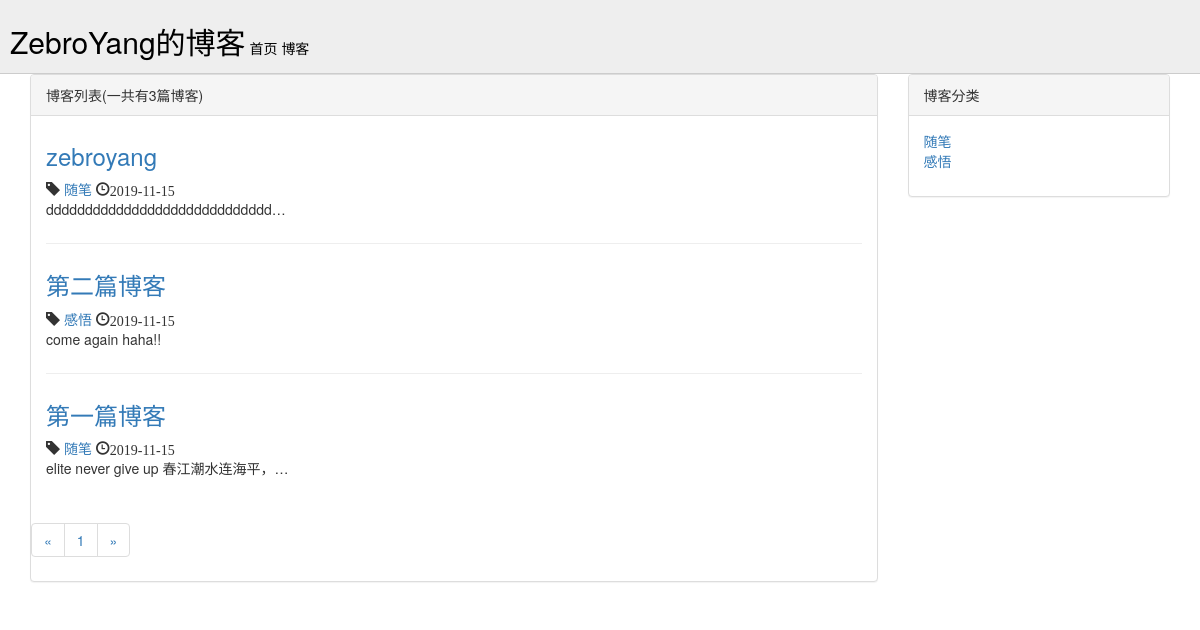
/blog/, run on an earlier commit of the app's database.
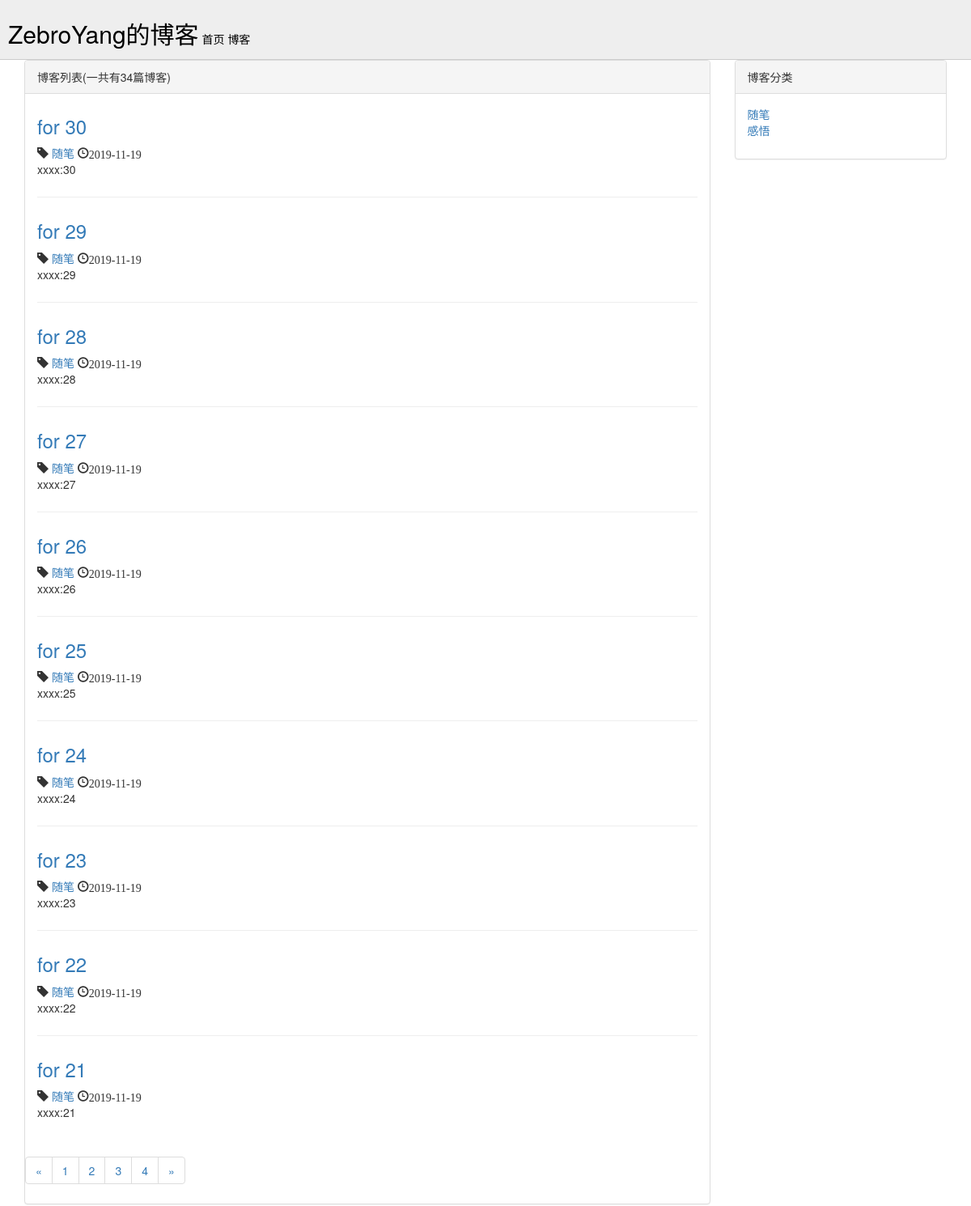
And on a later commit of the database.
### blog/models.py (models this page shows, shortened)
class Blog(models.Model):
    title=models.CharField(max_length=50)
    blog_type=models.ForeignKey(BlogType,on_delete=models.DO_NOTHING)
    content=models.TextField()
    author=models.ForeignKey(User,on_delete=models.DO_NOTHING)
    created_time=models.DateTimeField(auto_now_add=True)
    last_updated_time=models.DateTimeField(auto_now=True)
    class Meta:
        ordering = ['-created_time']

class BlogType(models.Model):
    type_name=models.CharField(max_length=15)
    def __str__(self):
        return self.type_name

### blog/views.py (the view)
# urls.py: path('',views.blog_list,name='blog_list'),
def blog_list(request):
    blog_list_all = Blog.objects.all()
    paginator = Paginator(blog_list_all,10)
    page_num = request.GET.get('page')#get the page arg,if not exist use the default value 1
    page_of_blogs = paginator.get_page(page_num)#get_page把字符串转为数字,如果超过页码范围默认为1,django支持的
    context = {}
    context['page_of_blogs'] = page_of_blogs
    context['blog_types'] = BlogType.objects.all()
    return render_to_response('blog/blog_list.html',context)

### blog/templates/blog/blog_list.html (shortened to what this page needs)
{% extends 'base.html'%}
{% load staticfiles %}
{% block header_extends %}
    <link rel="stylesheet" href="{% static 'blog.css' %}">
{% endblock %}
{% block content %}
    <div class="container">
        <div class="row">
            <div class="col-xs-12 col-sm-8 col-md-9">
                <div class="panel panel-default">
                    <div class="panel-heading">{% block blog_list_tile %}博客列表(一共有{{ page_of_blogs.paginator.count }}篇博客){% endblock %}</div>
                    <div class="panel-body">
                        {% for blog in page_of_blogs.object_list %}
                            <div class="blog">
                                <a href="{% url 'blog_detail' blog.pk %}">
                                    <h3>{{ blog.title }}</h3>
                                </a>
                                <p class="blog-info">
                                    <span class="glyphicon glyphicon-tag" aria-hidden="true"></span>
                                    <a href="{% url 'blogs_with_type' blog.blog_type.pk %}">{{ blog.blog_type }}</a>
                                    <span class="glyphicon glyphicon-time" aria-hidden="true">{{ blog.created_time|date:"Y-m-d" }}</span>
                                </p>
                                <p>{{ blog.content|truncatechars:30 }}</p>
                            </div>
                        {% empty %}
                            ---no blog---
                        {% endfor %}
                    </div>
                        <ul class="pagination">
                            <li>
                                {% if page_of_blogs.has_previous %}
                                    <a href="?page={{ page_of_blogs.previous_page_number }}" aria-label="Previous">
                                        <span aria-hidden="true">&laquo;</span>
                                    </a>
                                {% else %}
                                    <span aria-hidden="true">&laquo;</span>
                                {% endif %}
                            </li>
                            {% for page_num in page_of_blogs.paginator.page_range %}
                                <li><a href="?page={{ page_num }}">{{page_num}}</a></li>
                            {% endfor %}
                            <li>
                                {% if page_of_blogs.has_next %}
                                    <a href="?page={{ page_of_blogs.next_page_number }}" aria-label="Next">
                                        <span aria-hidden="true">&raquo;</span>
                                    </a>
                                {% else %}
                                <span aria-hidden="true">&raquo;</span>
                                {% endif %}
                            </li>
                        </ul>
                </div>
            </div>
            <div class="hidden-xs col-sm-4 col-md-3">
                    <div class="panel panel-default">
                            <div class="panel-heading">博客分类</div>
                            <div class="panel-body">
                                <ul class="blog_types">
                                    {% for blog_type in blog_types %}
                                        <li>
                                                <a href="{% url 'blogs_with_type' blog_type.pk %}">{{blog_type.type_name}}</a>
                                        </li>
                                    {% empty %}
                                        ---no blogtype---
                                    {% endfor %}
                                </ul>
                            </div>
                    </div>
            </div>
        </div>
    </div>
{% endblock %}

### templates/base.html (shortened to what this page needs)
<!DOCTYPE html>
<html>
    <head>
        <link rel="stylesheet"  href="/static/base.css">
        <link rel="stylesheet" href="/static/bootstrap-3.3.7/css/bootstrap.min.css">
        {% block header_extends %}{% endblock %}
    </head>
    <body>
        <div class="nav">
            <a class="logo" href="{% url 'home' %}">
                <h2>ZebroYang的博客</h2>
            </a>
            <a href="/">首页</a>
            <a href="{% url 'blog_list' %}">博客</a>
        </div>
        {% block content %}{% endblock %}
    </body>
</html>

### static/base.css (style rules this page uses)
* { margin:0; padding:0; }
div.nav { background-color: #eee; border-bottom:1px solid #ccc; padding:5px 10px; font-size: }
div.nav a { text-decoration:none; color: #000; }
div.nav a.logo { display:inline-block; }

### static/blog.css (style rules this page uses)
ul.blog_types { list-style-type: none; }
div.blog:not(:last-child) { margin-bottom: 2em; padding-bottom: 1em; border-bottom: 1px solid #eee; }
div.blog h3 { margin-top: 0.5em; }
div.blog p.blog-info { margin-bottom: 0em; }

What changed in the data, as far as the page shows it:
no longer on this page (row unchanged): Blog: title "zebroyang", blog_type "随笔", created_time "2019-11-15", content "ddddddddddddddddddddddddddddd…"
no longer on this page (row unchanged): Blog: title "第二篇博客", blog_type "感悟", created_time "2019-11-15", content "come again haha!!"
no longer on this page (row unchanged): Blog: title "第一篇博客", blog_type "随笔", created_time "2019-11-15", content "elite never give up 春江潮水连海平，…"
added Blog: title "for 30", blog_type "随笔", created_time "2019-11-19", content "xxxx:30"
added Blog: title "for 29", blog_type "随笔", created_time "2019-11-19", content "xxxx:29"
added Blog: title "for 28", blog_type "随笔", created_time "2019-11-19", content "xxxx:28"
added Blog: title "for 27", blog_type "随笔", created_time "2019-11-19", content "xxxx:27"
added Blog: title "for 26", blog_type "随笔", created_time "2019-11-19", content "xxxx:26"
added Blog: title "for 25", blog_type "随笔", created_time "2019-11-19", content "xxxx:25"
added Blog: title "for 24", blog_type "随笔", created_time "2019-11-19", content "xxxx:24"
added Blog: title "for 23", blog_type "随笔", created_time "2019-11-19", content "xxxx:23"
added Blog: title "for 22", blog_type "随笔", created_time "2019-11-19", content "xxxx:22"
added Blog: title "for 21", blog_type "随笔", created_time "2019-11-19", content "xxxx:21"
Also different on the page:
{{ page_of_blogs.paginator.count }}: "3" → "34"
new list line: "2"
new list line: "3"
new list line: "4"
